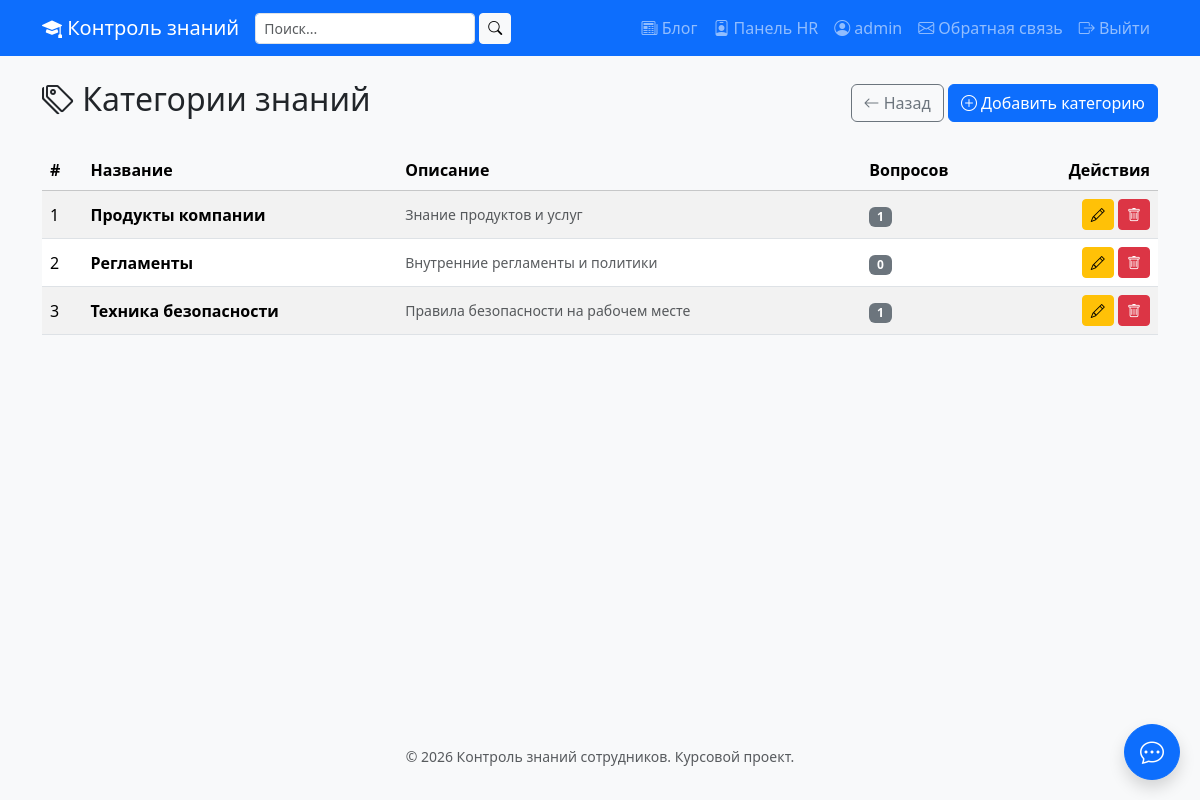
The app's page /hr/categories/ (signed in) with its own data.
### core/models.py (models this page shows, shortened)
class Category(models.Model):
    name = models.CharField(
        max_length=100,
        unique=True,
        verbose_name='Название'
    )
    description = models.TextField(
        blank=True,
        verbose_name='Описание'
    )
    class Meta:
        verbose_name = 'Категория'
        verbose_name_plural = 'Категории'
        ordering = ['name']

### core/views.py (the view)
# urls.py: path('hr/categories/', views.hr_categories, name='hr_categories'),
@login_required
def hr_categories(request):
    if request.user.profile.role != 'hr':
        messages.error(request, 'Доступ только для HR.')
        return redirect('profile')
    categories = Category.objects.all().order_by('name')
    return render(request, 'hr/categories.html', {'categories': categories})

### templates/hr/categories.html (shortened to what this page needs)
{% extends 'base.html' %}
{% block content %}
<div class="d-flex justify-content-between align-items-center mb-4">
    <h2>
        <i class="bi bi-tags"></i> Категории знаний
    </h2>
    <div>
        <a href="{% url 'hr_dashboard' %}" class="btn btn-outline-secondary">
            <i class="bi bi-arrow-left"></i> Назад
        </a>
        <a href="{% url 'hr_category_add' %}" class="btn btn-primary">
            <i class="bi bi-plus-circle"></i> Добавить категорию
        </a>
    </div>
</div>
{% if categories %}
    <div class="table-responsive">
        <table class="table table-striped table-hover align-middle">
            <thead class="table-light">
                <tr>
                    <th>#</th>
                    <th>Название</th>
                    <th>Описание</th>
                    <th>Вопросов</th>
                    <th class="text-end">Действия</th>
                </tr>
            </thead>
            <tbody>
                {% for cat in categories %}
                    <tr>
                        <td>{{ forloop.counter }}</td>
                        <td><strong>{{ cat.name }}</strong></td>
                        <td class="text-muted small">{{ cat.description|default:"—"|truncatewords:15 }}</td>
                        <td><span class="badge bg-secondary">{{ cat.questions.count }}</span></td>
                        <td class="text-end">
                            <a href="{% url 'hr_category_edit' cat.id %}"
                               class="btn btn-sm btn-warning" title="Редактировать">
                                <i class="bi bi-pencil"></i>
                            </a>
                            <a href="{% url 'hr_category_delete' cat.id %}"
                               class="btn btn-sm btn-danger" title="Удалить">
                                <i class="bi bi-trash"></i>
                            </a>
                        </td>
                    </tr>
                {% endfor %}
            </tbody>
        </table>
    </div>
{% else %}
    <div class="alert alert-info">
        <i class="bi bi-info-circle"></i> Категорий пока нет.
        <a href="{% url 'hr_category_add' %}">Добавить первую</a>.
    </div>
{% endif %}
{% endblock %}

### templates/base.html (shortened to what this page needs)
<!DOCTYPE html>
<html lang="ru">
<head>
    <link href="https://cdn.jsdelivr.net/npm/bootstrap@5.3.3/dist/css/bootstrap.min.css" rel="stylesheet">
    <link href="https://cdn.jsdelivr.net/npm/bootstrap-icons@1.11.3/font/bootstrap-icons.css" rel="stylesheet">
    {% load static %}
    <link href="{% static 'css/style.css' %}" rel="stylesheet">
</head>
<body>
<nav class="navbar navbar-expand-lg navbar-dark bg-primary">
    <div class="container">
        <a class="navbar-brand" href="/">
            <i class="bi bi-mortarboard-fill"></i> Контроль знаний
        </a>
        <div class="collapse navbar-collapse" id="mainNav">
            <form method="get" action="{% url 'search' %}" class="d-flex me-3" role="search">
                <input type="text"
                       name="q"
                       class="form-control form-control-sm"
                       placeholder="Поиск..."
                       style="min-width: 200px;"
                       value="{{ request.GET.q|default:'' }}">
                <button type="submit" class="btn btn-light btn-sm ms-1">
                    <i class="bi bi-search"></i>
                </button>
            </form>
            <ul class="navbar-nav ms-auto">
                <li class="nav-item">
                    <a class="nav-link" href="{% url 'blog_list' %}">
                        <i class="bi bi-newspaper"></i> Блог
                    </a>
                </li>
                {% if user.is_authenticated %}
                    {% if user.profile.role == 'hr' %}
                        <li class="nav-item">
                            <a class="nav-link" href="{% url 'hr_dashboard' %}">
                                <i class="bi bi-person-badge"></i> Панель HR
                            </a>
                        </li>
                    {% endif %}
                    <li class="nav-item">
                        <a class="nav-link" href="{% url 'profile' %}">
                            <i class="bi bi-person-circle"></i>
                            {{ user.first_name|default:user.username }}
                        </a>
                    </li>
                    <li class="nav-item">
                        <a class="nav-link" href="{% url 'feedback' %}">
                            <i class="bi bi-envelope"></i> Обратная связь
                        </a>
                    </li>
                    <li class="nav-item">
                        <a class="nav-link" href="{% url 'logout' %}">
                            <i class="bi bi-box-arrow-right"></i> Выйти
                        </a>
                    </li>
                {% endif %}
            </ul>
        </div>
    </div>
</nav>
<main class="container my-4">
    {% block content %}{% endblock %}
</main>
<footer class="bg-light text-center py-3 mt-5">
    <div class="container">
        <small class="text-muted">© 2026 Контроль знаний сотрудников. Курсовой проект.</small>
    </div>
</footer>
{% if user.is_authenticated %}
<button id="chatToggleBtn"
        class="btn btn-primary rounded-circle shadow"
        style="position: fixed; bottom: 20px; right: 20px; width: 56px; height: 56px; z-index: 1050;"
        title="Открыть чат">
    <i class="bi bi-chat-dots fs-4"></i>
</button>
{% endif %}
</body>
</html>

### static/css/style.css (style rules this page uses)
body { font-family: 'Segoe UI', Tahoma, sans-serif; background-color: #f8f9fa; min-height: 100vh; }
main { min-height: calc(100vh - 200px); }

### records on screen
Category: name "Продукты компании", description "Знание продуктов и услуг", questions.count "1"
Category: name "Регламенты", description "Внутренние регламенты и политики", questions.count "0"
Category: name "Техника безопасности", description "Правила безопасности на рабочем месте", questions.count "1"

### other values on screen
{{ user.first_name|default:user.username }} "admin"
